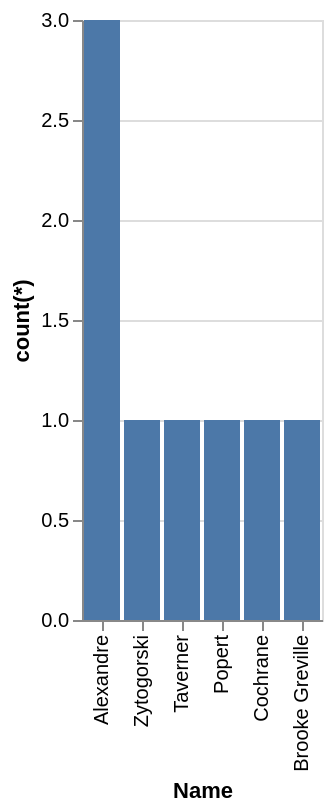

Source (Vega-Lite JSON):
### Vega-Lite specification from a JSON file in a GitHub repository (floating-point values rounded to 4 significant figures)
{"data": {"values": [{"x_data": "Alexandre", "y_data": 3}, {"x_data": "Zytogorski", "y_data": 1}, {"x_data": "Taverner", "y_data": 1}, {"x_data": "Popert", "y_data": 1}, {"x_data": "Cochrane", "y_data": 1}, {"x_data": "Brooke Greville", "y_data": 1}]}, "mark": "bar", "encoding": {"x": {"field": "x_data", "type": "nominal", "title": "Name", "sort": {"op": "sum", "field": "y_data", "order": "descending"}}, "y": {"field": "y_data", "type": "quantitative", "title": "count(*)"}}}
